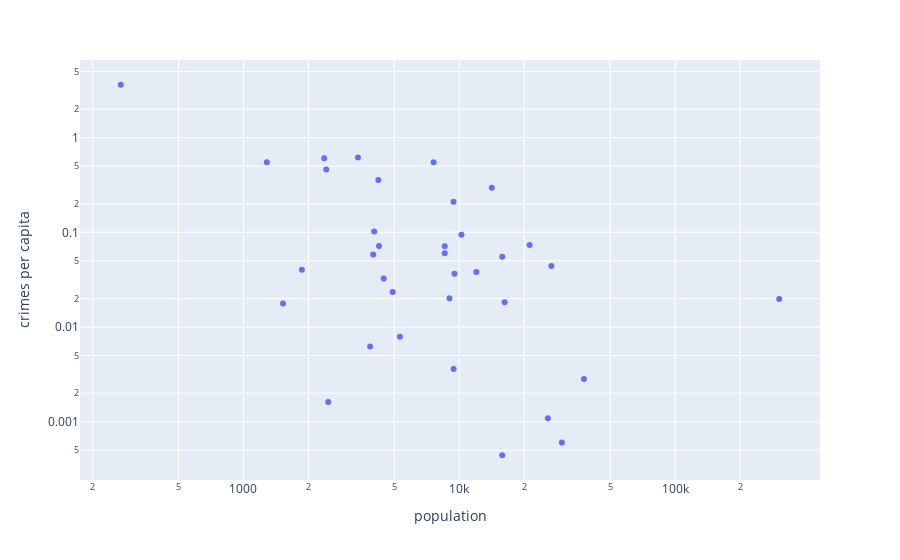

Source (notebook cell):
### Code cell
import plotly_express as px

px.scatter(crimes_by_neighborhood, x='population', y='crimes per capita', 
           log_x=True, log_y=True, hover_name=crimes_by_neighborhood.index)

### Figure 1 — Plotly figure (JSON) as saved in the notebook; plotly's stock layout.template omitted (floating-point values rounded to 4 significant figures)
{"data": [{"hovertemplate": "<b>%{hovertext}</b><br><br>population=%{x}<br>crimes per capita=%{y}<extra></extra>", "hovertext": ["AMLI Wallingford", "Ballard", "Belltown", "Canterbury", "Capitol Hill", "Central Business District", "Denny-Blaine", "Eastlake", "First Hill", "Fremont", "Green Lake", "Greenwood", "Interbay", "International District/Chinatown", "Leschi", "Licton Springs", "Little Saigon", "Lower Queen Anne", "Madison Valley", "Madrona", "Maple Leaf", "Meridian", "Montlake", "Phinney Ridge", "Pike Place Market Area", "Portage Bay", "Queen Anne", "Seattle", "South Lake Union", "University District", "Wallingford", "Washington Park", "West Edge", "Westlake", "Yesler Terrace"], "legendgroup": "", "marker": {"color": "#636efa", "symbol": "circle"}, "mode": "markers", "name": "", "orientation": "v", "showlegend": false, "type": "scatter", "x": [15807, 25720, 14143, 37808, 21183, 7600, 2471, 4245, 9405, 11994, 8561, 16222, 1525, 3392, 5304, 9005, 270, 10234, 3990, 3862, 9408, 29878, 4463, 9496, 2419, 1283, 8559, 303687, 4218, 26699, 15807, 4911, 2366, 1864, 4033], "xaxis": "x", "y": [0.0004428, 0.001089, 0.2949, 0.00283, 0.07364, 0.5484, 0.001619, 0.07185, 0.211, 0.03819, 0.06016, 0.01831, 0.0177, 0.6188, 0.007919, 0.0201, 3.619, 0.09449, 0.0584, 0.006214, 0.003614, 0.0006024, 0.03249, 0.03644, 0.4618, 0.5487, 0.0715, 0.01979, 0.3568, 0.04405, 0.05529, 0.02342, 0.6044, 0.04024, 0.1019], "yaxis": "y"}], "layout": {"legend": {"tracegroupgap": 0}, "margin": {"t": 60}, "xaxis": {"anchor": "y", "domain": [0, 1], "title": {"text": "population"}, "type": "log"}, "yaxis": {"anchor": "x", "domain": [0, 1], "title": {"text": "crimes per capita"}, "type": "log"}}}
